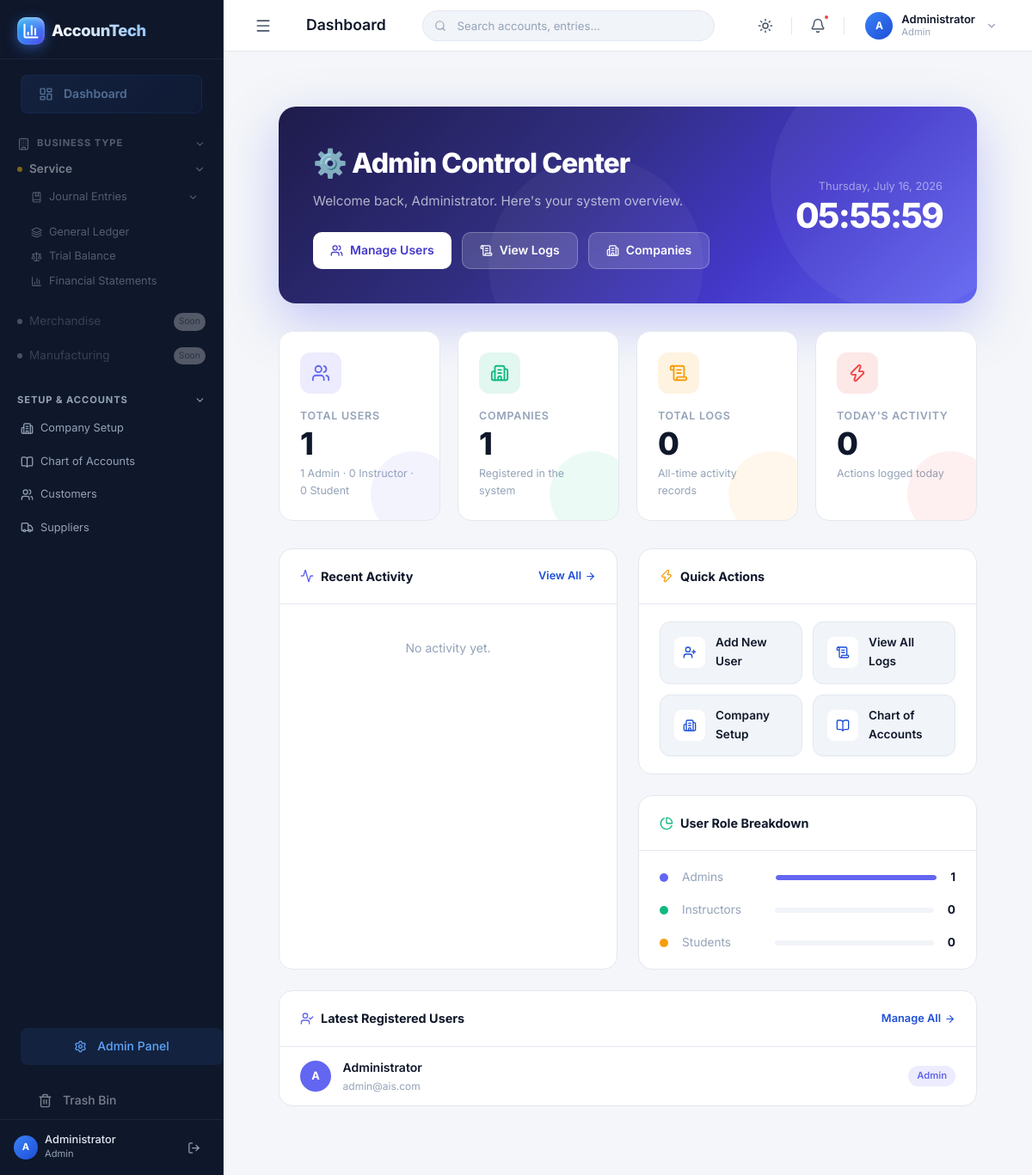
Page /admin/dashboard.php (signed in) on the committed database.
### tables this page shows
CREATE TABLE IF NOT EXISTS `users` (
    `id` INT AUTO_INCREMENT PRIMARY KEY,
    `name` VARCHAR(100) NOT NULL,
    `email` VARCHAR(150) NOT NULL UNIQUE,
    `password` VARCHAR(255) NOT NULL,
    `role` ENUM('Admin','Instructor','Student') NOT NULL DEFAULT 'Student',
    `created_at` TIMESTAMP DEFAULT CURRENT_TIMESTAMP
);

### admin/dashboard.php (the view, shortened to what this page needs)
<?php
require_once '../includes/header.php';
$db = get_db();
$users_count     = $db->query("SELECT COUNT(*) FROM users")->fetch_row()[0];
$companies_count = $db->query("SELECT COUNT(*) FROM companies")->fetch_row()[0];
$logs_count      = $db->query("SELECT COUNT(*) FROM activity_logs")->fetch_row()[0];
$admin_count     = $db->query("SELECT COUNT(*) FROM users WHERE role='Admin'")->fetch_row()[0];
$instructor_count= $db->query("SELECT COUNT(*) FROM users WHERE role='Instructor'")->fetch_row()[0];
$student_count   = $db->query("SELECT COUNT(*) FROM users WHERE role='Student'")->fetch_row()[0];
$today_logs = $db->query("SELECT COUNT(*) FROM activity_logs WHERE DATE(created_at)=CURDATE()")->fetch_row()[0];
$recent_logs = $db->query("
    SELECT l.*, u.name as user_name, u.role as user_role
    FROM activity_logs l
    LEFT JOIN users u ON l.user_id = u.id
    ORDER BY l.created_at DESC
    LIMIT 8
")->fetch_all(MYSQLI_ASSOC);
$latest_users = $db->query("SELECT name, email, role, created_at FROM users ORDER BY created_at DESC LIMIT 5")->fetch_all(MYSQLI_ASSOC);
?>
<div class="adm-wrapper">
    <div class="adm-hero">
        <div>
            <div class="adm-hero-title">⚙️ Admin Control Center</div>
            <div class="adm-hero-sub">Welcome back, <?= htmlspecialchars($_SESSION['user_name'] ?? 'Admin') ?>. Here's your system overview.</div>
            <div class="adm-hero-btns">
                <a href="users.php" class="adm-hero-btn adm-hero-btn-primary">
                    <i data-lucide="users" style="width:15px;height:15px;"></i> Manage Users
                </a>
                <a href="logs.php" class="adm-hero-btn adm-hero-btn-ghost">
                    <i data-lucide="scroll-text" style="width:15px;height:15px;"></i> View Logs
                </a>
                <a href="<?= BASE_URL ?>pages/company_setup.php" class="adm-hero-btn adm-hero-btn-ghost">
                    <i data-lucide="building-2" style="width:15px;height:15px;"></i> Companies
                </a>
            </div>
        </div>
        <div class="adm-hero-right">
            <div class="adm-hero-date"><?= date('l, F j, Y') ?></div>
            <div class="adm-hero-time" id="live-clock">--:--</div>
        </div>
    </div>
    <div class="adm-stats">
        <div class="adm-stat-card">
            <div class="adm-stat-icon" style="background:rgba(99,102,241,0.12); color:#6366f1;">
                <i data-lucide="users" style="width:22px;height:22px;"></i>
            </div>
            <div class="adm-stat-label">Total Users</div>
            <div class="adm-stat-value"><?= $users_count ?></div>
            <div class="adm-stat-sub"><?= $admin_count ?> Admin · <?= $instructor_count ?> Instructor · <?= $student_count ?> Student</div>
            <div class="adm-stat-glow" style="background:#6366f1;"></div>
        </div>
        <div class="adm-stat-card">
            <div class="adm-stat-icon" style="background:rgba(16,185,129,0.12); color:#10b981;">
                <i data-lucide="building-2" style="width:22px;height:22px;"></i>
            </div>
            <div class="adm-stat-label">Companies</div>
            <div class="adm-stat-value"><?= $companies_count ?></div>
            <div class="adm-stat-sub">Registered in the system</div>
            <div class="adm-stat-glow" style="background:#10b981;"></div>
        </div>
        <div class="adm-stat-card">
            <div class="adm-stat-icon" style="background:rgba(245,158,11,0.12); color:#f59e0b;">
                <i data-lucide="scroll-text" style="width:22px;height:22px;"></i>
            </div>
            <div class="adm-stat-label">Total Logs</div>
            <div class="adm-stat-value"><?= number_format($logs_count) ?></div>
            <div class="adm-stat-sub">All-time activity records</div>
            <div class="adm-stat-glow" style="background:#f59e0b;"></div>
        </div>
        <div class="adm-stat-card">
            <div class="adm-stat-icon" style="background:rgba(239,68,68,0.12); color:#ef4444;">
                <i data-lucide="zap" style="width:22px;height:22px;"></i>
            </div>
            <div class="adm-stat-label">Today's Activity</div>
            <div class="adm-stat-value"><?= $today_logs ?></div>
            <div class="adm-stat-sub">Actions logged today</div>
            <div class="adm-stat-glow" style="background:#ef4444;"></div>
        </div>
    </div>
    <div class="adm-row">
        <div class="adm-panel">
            <div class="adm-panel-header">
                <div class="adm-panel-title">
                    <i data-lucide="activity" style="width:16px;height:16px;color:#6366f1;"></i>
                    Recent Activity
                </div>
                <a href="logs.php" class="adm-panel-link">
                    View All <i data-lucide="arrow-right" style="width:13px;height:13px;"></i>
                </a>
            </div>
            <div class="adm-activity">
                <?php if (empty($recent_logs)): ?>
                <div style="padding:2rem;text-align:center;color:var(--text-muted);font-size:0.875rem;">No activity yet.</div>
                <?php else: foreach($recent_logs as $log):
                    $colors = ['Admin'=>'#6366f1','Instructor'=>'#10b981','Student'=>'#f59e0b'];
                    $avatarColor = $colors[$log['user_role'] ?? 'Student'] ?? '#6b7280';
                    $initials = strtoupper(substr($log['user_name'] ?? 'S', 0, 2));
                    $actionColors = ['Create'=>'#10b981','Update'=>'#3b82f6','Delete'=>'#ef4444','Login'=>'#6366f1','Logout'=>'#f59e0b'];
                    $actionColor = $actionColors[$log['action']] ?? '#6b7280';
                    $timeAgo = date('M d, h:i A', strtotime($log['created_at']));
                ?>
                <div class="adm-act-item">
                    <div class="adm-act-avatar" style="background:<?= $avatarColor ?>;"><?= $initials ?></div>
                    <div class="adm-act-body">
                        <div class="adm-act-name"><?= htmlspecialchars($log['user_name'] ?? 'Unknown') ?></div>
                        <div class="adm-act-desc">
                            <span style="font-size:0.7rem;font-weight:700;color:<?= $actionColor ?>;background:<?= $actionColor ?>18;padding:1px 6px;border-radius:4px;margin-right:4px;"><?= htmlspecialchars($log['action']) ?></span>
                            <?= htmlspecialchars($log['description'] ?? $log['module'] ?? '') ?>
                        </div>
                    </div>
                    <div class="adm-act-time"><?= $timeAgo ?></div>
                </div>
                <?php endforeach; endif; ?>
            </div>
        </div>
        <div style="display:flex;flex-direction:column;gap:1.5rem;">
            <div class="adm-panel">
                <div class="adm-panel-header">
                    <div class="adm-panel-title">
                        <i data-lucide="zap" style="width:16px;height:16px;color:#f59e0b;"></i>
                        Quick Actions
                    </div>
                </div>
                <div class="adm-actions">
                    <a href="users.php" class="adm-action-btn">
                        <div class="adm-action-icon"><i data-lucide="user-plus" style="width:16px;height:16px;"></i></div>
                        Add New User
                    </a>
                    <a href="logs.php" class="adm-action-btn">
                        <div class="adm-action-icon"><i data-lucide="scroll-text" style="width:16px;height:16px;"></i></div>
                        View All Logs
                    </a>
                    <a href="<?= BASE_URL ?>pages/company_setup.php" class="adm-action-btn">
                        <div class="adm-action-icon"><i data-lucide="building-2" style="width:16px;height:16px;"></i></div>
                        Company Setup
                    </a>
                    <a href="<?= BASE_URL ?>pages/chart_of_accounts.php" class="adm-action-btn">
                        <div class="adm-action-icon"><i data-lucide="book-open" style="width:16px;height:16px;"></i></div>
                        Chart of Accounts
                    </a>
                </div>
            </div>
            <div class="adm-panel">
                <div class="adm-panel-header">
                    <div class="adm-panel-title">
                        <i data-lucide="pie-chart" style="width:16px;height:16px;color:#10b981;"></i>
                        User Role Breakdown
                    </div>
                </div>
                <div class="adm-role-bar">
                    <?php
                    $roles = [
                        ['label'=>'Admins', 'count'=>$admin_count, 'color'=>'#6366f1'],
                        ['label'=>'Instructors', 'count'=>$instructor_count, 'color'=>'#10b981'],
                        ['label'=>'Students', 'count'=>$student_count, 'color'=>'#f59e0b'],
                    ];
                    foreach($roles as $r):
                        $pct = $users_count > 0 ? round(($r['count']/$users_count)*100) : 0;
                    ?>
                    <div class="adm-role-row">
                        <div class="adm-role-dot" style="background:<?= $r['color'] ?>;"></div>
                        <div class="adm-role-label"><?= $r['label'] ?></div>
                        <div class="adm-progress">
                            <div class="adm-progress-fill" style="width:<?= $pct ?>%;background:<?= $r['color'] ?>;"></div>
                        </div>
                        <div class="adm-role-count"><?= $r['count'] ?></div>
                    </div>
                    <?php endforeach; ?>
                </div>
            </div>
        </div>
    </div>
    <div class="adm-panel">
        <div class="adm-panel-header">
            <div class="adm-panel-title">
                <i data-lucide="user-check" style="width:16px;height:16px;color:#6366f1;"></i>
                Latest Registered Users
            </div>
            <a href="users.php" class="adm-panel-link">
                Manage All <i data-lucide="arrow-right" style="width:13px;height:13px;"></i>
            </a>
        </div>
        <?php if(empty($latest_users)): ?>
        <div style="padding:2rem;text-align:center;color:var(--text-muted);font-size:0.875rem;">No users yet.</div>
        <?php else: foreach($latest_users as $u):
            $colors = ['Admin'=>'#6366f1','Instructor'=>'#10b981','Student'=>'#f59e0b'];
            $bgColor = $colors[$u['role']] ?? '#6b7280';
            $roleBgAlpha = ['Admin'=>'rgba(99,102,241,0.12)','Instructor'=>'rgba(16,185,129,0.12)','Student'=>'rgba(245,158,11,0.12)'];
            $roleTextColor = ['Admin'=>'#6366f1','Instructor'=>'#10b981','Student'=>'#d97706'];
            $init = strtoupper(substr($u['name'],0,1));
        ?>
        <div class="adm-user-row">
            <div class="adm-user-av" style="background:<?= $bgColor ?>;"><?= $init ?></div>
            <div>
                <div class="adm-user-name"><?= htmlspecialchars($u['name']) ?></div>
                <div class="adm-user-email"><?= htmlspecialchars($u['email']) ?></div>
            </div>
            <span class="adm-role-badge" style="background:<?= $roleBgAlpha[$u['role']] ?? 'rgba(107,114,128,0.1)' ?>;color:<?= $roleTextColor[$u['role']] ?? '#6b7280' ?>;">
                <?= $u['role'] ?>
            </span>
        </div>
        <?php endforeach; endif; ?>
    </div>
</div>
<?php require_once '../includes/footer.php'; ?>

### rows in the picture
users: name "A", name "Administrator", email "admin@ais.com", role "Admin"

### other values in the picture
$bt "Service"
$bt "Merchandise"
$bt "Manufacturing"
$initials "A"
$userName "Administrator"
$userRole "Admin"
$pageTitle "Dashboard"
$_SESSION['user_name'] "Administrator"
$users_count "1"
$admin_count "1"
$instructor_count "0"
$student_count "0"
$companies_count "1"
$logs_count "0"
$today_logs "0"
